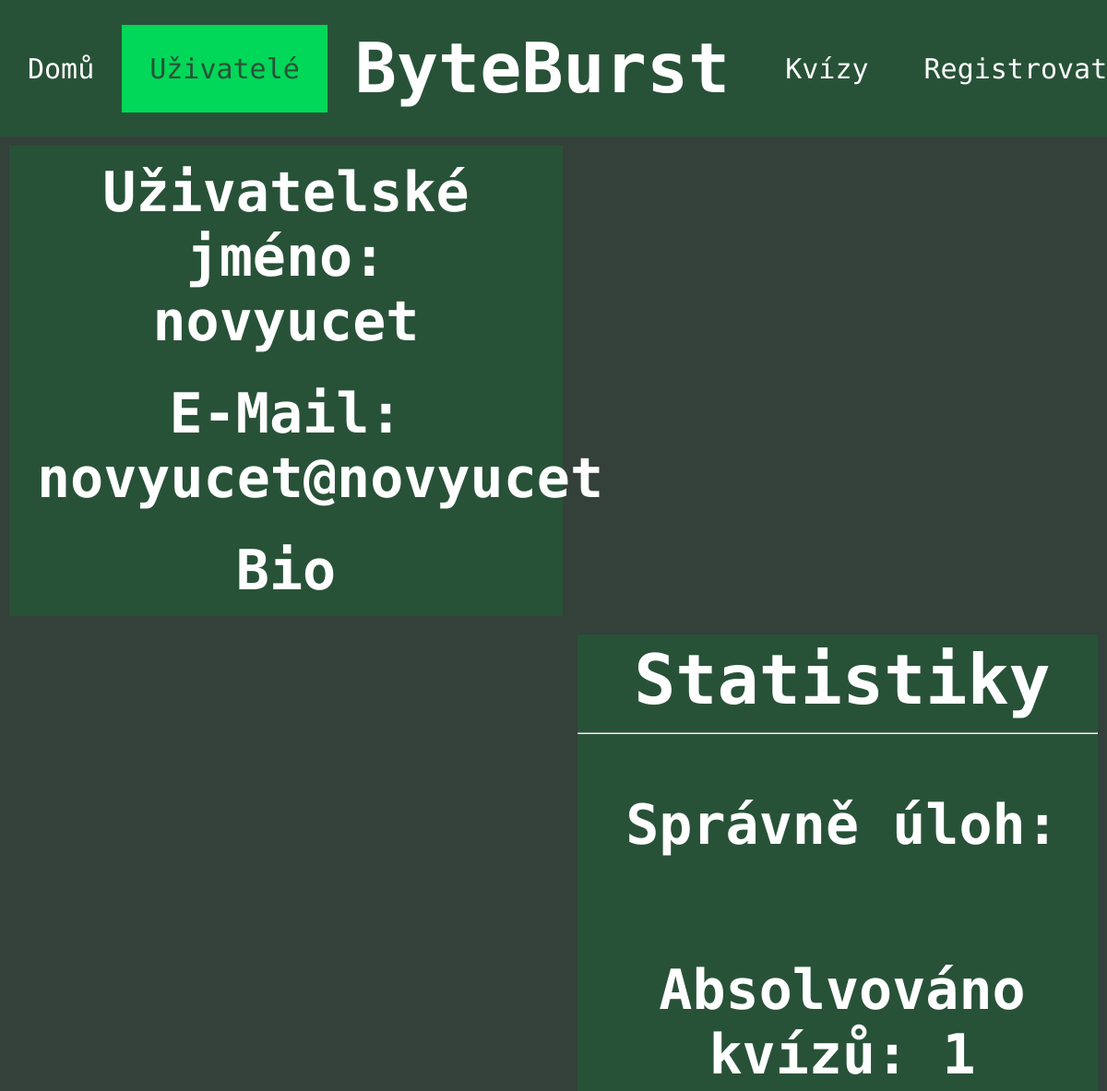
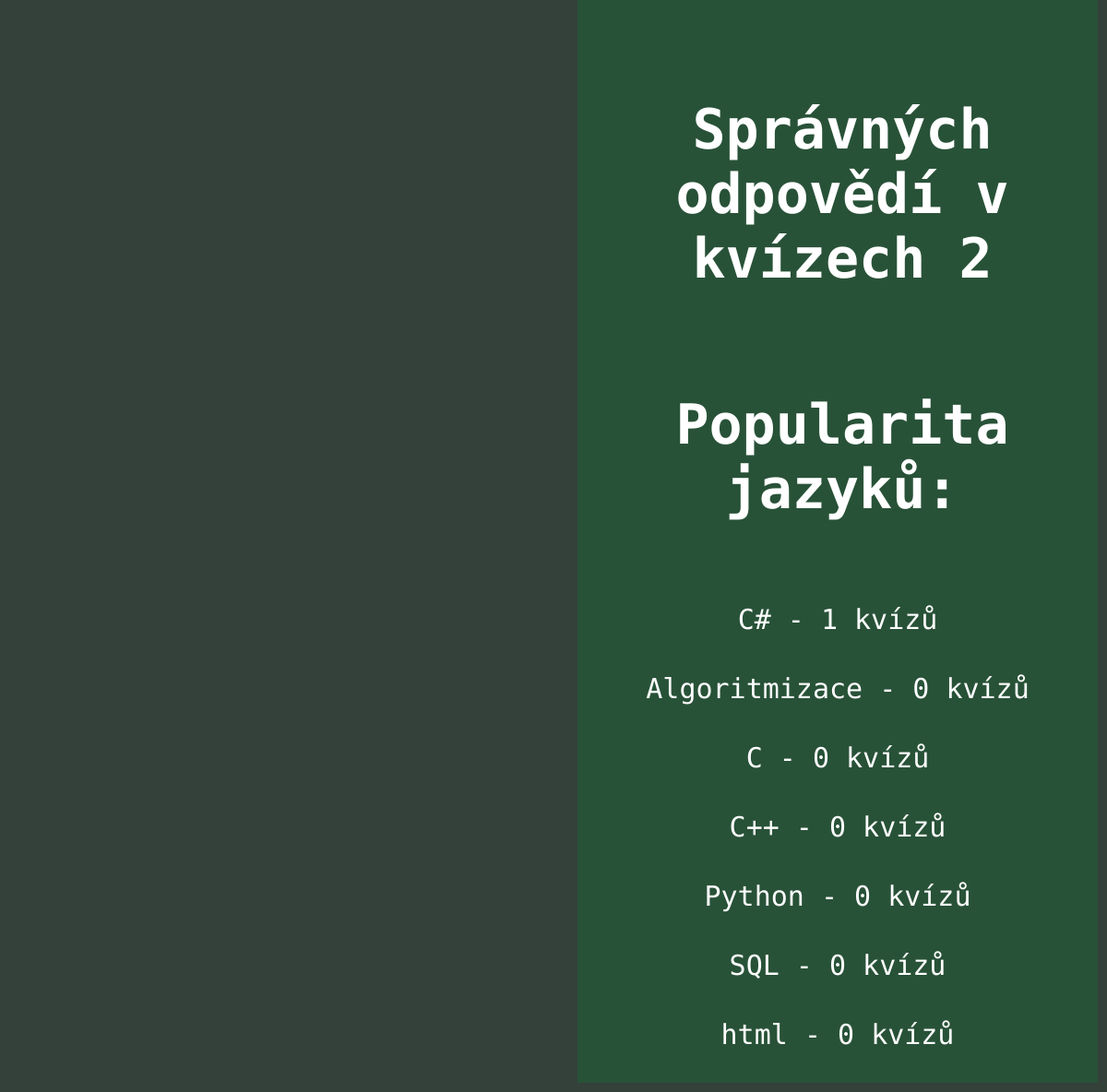
/users/29, run on the app's committed database (2 pictures, top to bottom).
### tables this page shows
CREATE TABLE "user" (
	"id"	INTEGER,
	"username"	TEXT UNIQUE,
	"email"	TEXT UNIQUE,
	"password"	TEXT,
	"bio"	TEXT,
	"quiz_correct"	INTEGER DEFAULT 0,
	"quiz_absolved"	INTEGER DEFAULT 0,
	"is_admin"	INTEGER DEFAULT 0,
	"is_active"	INTEGER NOT NULL DEFAULT 1,
	PRIMARY KEY("id" AUTOINCREMENT)
);

CREATE TABLE "category" (
	"id"	INTEGER,
	"name"	TEXT,
	PRIMARY KEY("id" AUTOINCREMENT)
);

### app.py (the view)
@app.route("/users/<user_id>") # route pro zobrazení konkrétního už. profilu
def user(user_id):
    cur, con=db_connect()
    cur.execute("SELECT is_admin, username, email, bio FROM user WHERE id=?", (user_id,)) # vybrání už. jména, e-mailu, bia, počtu správných odpovědí a absolvovaných kvízů z tabulky user v záznamech, kde se id rovná předanému parametru
    is_admin, username, email, bio=cur.fetchone() # spojení výsledku dotazu do stejnojmenných proměnných
    cur.execute("SELECT quiz_correct, quiz_absolved FROM statistics WHERE user_id=?", (user_id,)) #vybrání quiz_correct, quiz_absolved z tabulky statistics, kde user_id rovná proměnné user_id
    quiz_correct, quiz_absolved=cur.fetchone() #spojení výsledku dotazu do proměnných quiz_correct a quiz_absolved
    cur.execute("SELECT * FROM language_popularity WHERE user_id=?",(user_id,)) # vybrání všech atributů z tabulky language_popularity
    language_popularity_temporary=cur.fetchall() # spojení výsledku do dotazu language popularity
    cur.execute("SELECT name FROM category") # výběr jmen kategorií z tabulky category
    categories=cur.fetchall() # spojení výsledku dotazu do tabulky categories
    cur.execute("SELECT value FROM task_statistics WHERE user_id=?", (user_id, ))
    task_statistics=cur.fetchone()
    language_popularity={} # založení dictionary language_popularity
    for i in range (0, len(categories)): # založení for cyklu pro procházení jednotlivých dílčích kategorií
        language_popularity[categories[i]]=language_popularity_temporary[i][3] # nastavení hodnoty v language_popularity s klíčem categories[i], tedy dílčí kategorie, na hodnotu třetí hodnotu v i-tém listu v language_popularity_temporary
    language_popularity=sorted(language_popularity.items(), key=lambda x: x[1], reverse=True) # language_popularity.items přetvoří dictionary na list, ve kterém jsou další listy, které vždy obsahující dvojici klíč a k ní hodnota
    return render_template("pages/profil.html", active=2, username=username, email=email, bio=bio, quiz_correct=quiz_correct, quiz_absolved=quiz_absolved, language_popularity=language_popularity, is_admin=is_admin, task_statistics=task_statistics)

### app.py (called while the page is built)
def db_connect():
    con = sqlite3.connect("database.db") # připojení do databáze uložené v adresáři jako database.db
    cur = con.cursor() # vytvoření cursor pro interakci s databází
    return cur, con

### templates/pages/profil.html (shortened to what this page needs)
{% extends "layout/header.html" %}
{% block content %}
<div class="profile-left-section">
    <h2>Uživatelské jméno: {{ username }}</h2><br>
    <h2>E-Mail: {{ email }}</h2><br>
    <h2>Bio</h2><br>
</div>
<div class="profile-right-section">
    <h1>Statistiky</h1>
    <hr>
    <h2>Správně úloh: {{ task_statistics[0] }}</h2>
    <h2>Absolvováno kvízů: {{ quiz_absolved }}</h2>
    <h2>Správných odpovědí v kvízech {{ quiz_correct }}</h2>
    <h2 style="text-align: center;">Popularita jazyků:</h2>
    {% for element in language_popularity %}
        <p>{{ element[0][0] }} - {{ element[1] }} kvízů</p>
    {% endfor %}
</div>
{% endblock %}

### static/css/style.css (style rules this page uses)
* { font-family: "Ubuntu Mono", monospace; color: white; }
:root { --background-green:#285238; --hover-green:#007C41; --active-green:#01D758; --page-background: #34403A; }
body { margin: 0; padding: 0; background-color: #34403A; }
h1 { font-size: 75px; display: inline-block; text-align: center; margin: auto; position: relative; }
h2 { font-size: 60px; display: inline-block; }
.profile-left-section { width: 50%; float: left; text-align: center; margin: 10px; background-color: var(--background-green); }
.profile-left-section h2 { margin: 10px; max-width: 90%; }
.profile-right-section { width: 47%; float: right; margin: 10px; background-color: var(--background-green); }
.profile-right-section h1,h2 { width: 100%; padding: 5px; text-align: center; }
.profile-right-section p { font-size: 30px; padding: 5px; text-align: center; }

### data on the page
user: username "novyucet", email "novyucet@novyucet"
category: name "C#", element "1"
category: name "Algoritmizace", element "0"
category: name "C", element "0"
category: name "C++", element "0"
category: name "Python", element "0"
category: name "SQL", element "0"
category: name "html", element "0"

### other printed values
{{ quiz_absolved }} "1"
{{ quiz_correct }} "2"
